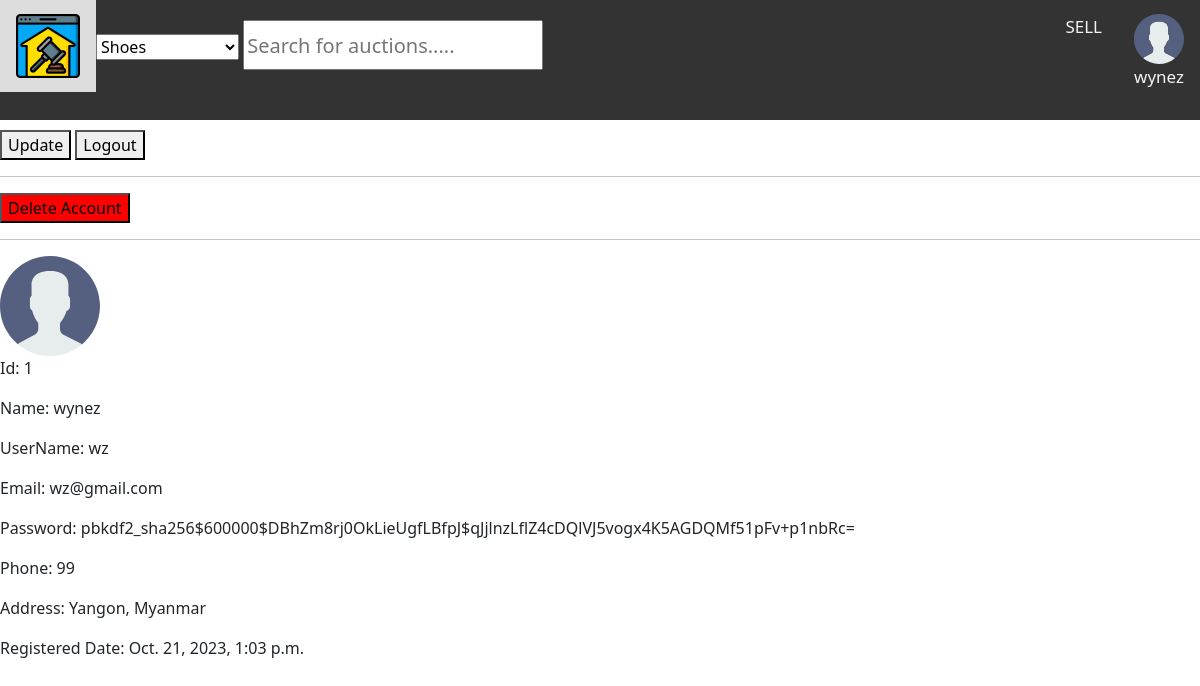
/profile/1 (signed in), run on an earlier commit of the app's database.
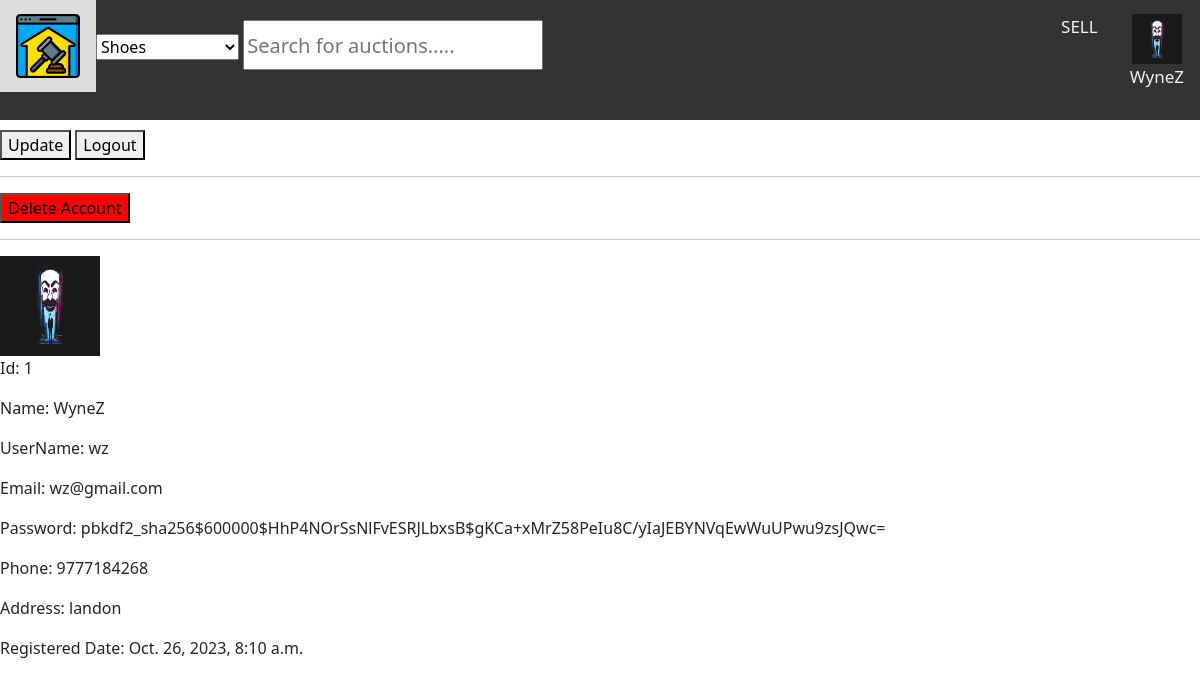
And on a later commit of the database.
### app_reg_login/models.py (models this page shows, shortened)
class User(AbstractUser):
    name = models.CharField(max_length=200, null=True)
    email = models.EmailField(unique=True, null=True)
    phone = models.CharField(max_length=11)
    address = models.CharField(max_length=200, null=True)
    registered_date = models.DateTimeField(auto_now_add=True)
    avatar = models.ImageField(null=True, default="avatar.svg")
    USERNAME_FIELD = 'email'
    REQUIRED_FIELDS = []

### app_reg_login/views.py (the view)
# urls.py: path('profile/<str:pk>', views.profile, name='profile'),
@login_required(login_url='login')
def profile(request, pk):
    user = User.objects.get(id=pk)
    if request.method == 'POST':
        logout(request)
        user.delete()
        return redirect('home')
    context = {'user': user}
    return render(request, 'app_reg_login/profile.html', context)

### app_reg_login/templates/app_reg_login/profile.html (shortened to what this page needs)
{% extends 'base.html' %}
{% block content %}
    {% if request.user.is_authenticated %}
        <a href="{% url 'update' %}"><button>Update</button></a>
        <a href="{% url 'logout' %}"><button>Logout</button></a>
        <hr>
        <form method="POST">
            <input type="submit" value="Delete Account" style="background-color: red">
        </form>
        <hr>
        <img width="100px" height="100px" src="{{ user.avatar.url }}">
        <p>Id: {{ user.id }}</p>
        <p>Name: {{ user.name }}</p>
        <p>UserName: {{ user.username }}</p>
        <p>Email: {{ user.email }}</p>
        <p>Password: {{ user.password }}</p>
        <p>Phone: {{ user.phone }}</p>
        <p>Address: {{ user.address }}</p>
        <p>Registered Date: {{ user.registered_date }}</p>
    {% endif %}
{% endblock %}

### templates/navbar.html (shortened to what this page needs)
{% load static %}
    <head>
        <div class="topnav">
            <a id='home_logo' href="{% url 'home' %}">
                <img src="{% static 'images/icons/auction_logo1.png' %}"/>
            </a>
            <select>
                <option value="shoes">Shoes</option>
            </select>
            <input style="height: 50px; width: 300px; font-size: 20px; margin-top: 20px" placeholder="Search for auctions..... ">
            {% if request.user.is_authenticated %}
                <a href="{% url 'profile' request.user.id %}">
                    <img width="50px" height="50px" src="{{ request.user.avatar.url }}"/>
                    <p>{{ request.user.name }}</p>
                </a>
                <a href="{% url 'sell' %}">
                    <p>SELL</p>
                </a>
            {% else %}
                <a href="{% url 'login' %}">
                    <img src="{% static 'images/avatar.svg' %}"/>
                    <p>login</p>
                </a>
            {% endif %}
        </div>
    </head>

What changed in the data, as far as the page shows it:
changed User "wz": user.avatar: picture added in place of a placeholder; user.name "wynez" → "WyneZ"; avatar: picture added in place of a placeholder; name "wynez" → "WyneZ"; password "pbkdf2_sha256$600000$DBhZm8rj0OkLieUgfLBfpJ$qJjlnzLflZ4cDQlVJ5vogx4K5AGDQMf51pFv+p1nbRc=" → "pbkdf2_sha256$600000$HhP4NOrSsNlFvESRJLbxsB$gKCa+xMrZ58PeIu8C/yIaJEBYNVqEwWuUPwu9zsJQwc="; phone "99" → "9777184268"; address "Yangon, Myanmar" → "landon"; registered_date "Oct. 21, 2023, 1:03 p.m." → "Oct. 26, 2023, 8:10 a.m."
